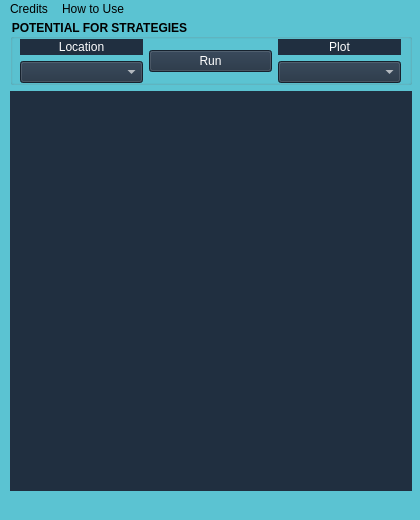
<?xml version="1.0" encoding="UTF-8"?>
<ui version="4.0">
 <class>MainWindow</class>
 <widget class="QMainWindow" name="MainWindow">
  <property name="geometry">
   <rect>
    <x>0</x>
    <y>0</y>
    <width>420</width>
    <height>520</height>
   </rect>
  </property>
  <property name="minimumSize">
   <size>
    <width>420</width>
    <height>520</height>
   </size>
  </property>
  <property name="windowTitle">
   <string>MainWindow</string>
  </property>
  <property name="styleSheet">
   <string notr="true">background-color: #5BC3D2</string>
  </property>
  <widget class="QWidget" name="centralwidget">
   <widget class="QWidget" name="layoutWidget">
    <property name="geometry">
     <rect>
      <x>10</x>
      <y>0</y>
      <width>402</width>
      <height>472</height>
     </rect>
    </property>
    <layout class="QVBoxLayout" name="verticalLayout">
     <item>
      <widget class="QGroupBox" name="groupBox">
       <property name="font">
        <font>
         <weight>75</weight>
         <bold>true</bold>
        </font>
       </property>
       <property name="title">
        <string>POTENTIAL FOR STRATEGIES</string>
       </property>
       <widget class="QWidget" name="layoutWidget">
        <property name="geometry">
         <rect>
          <x>10</x>
          <y>20</y>
          <width>381</width>
          <height>44</height>
         </rect>
        </property>
        <layout class="QHBoxLayout" name="horizontalLayout">
         <item>
          <layout class="QGridLayout" name="gridLayout">
           <item row="0" column="0">
            <widget class="QLabel" name="label">
             <property name="font">
              <font>
               <family>Arial</family>
               <pointsize>-1</pointsize>
              </font>
             </property>
             <property name="layoutDirection">
              <enum>Qt::LeftToRight</enum>
             </property>
             <property name="styleSheet">
              <string notr="true">font-size:12px; font-family:Arial; background-color:rgb(32, 47, 64); color:rgb(255,255,255)</string>
             </property>
             <property name="text">
              <string>Location</string>
             </property>
             <property name="alignment">
              <set>Qt::AlignCenter</set>
             </property>
            </widget>
           </item>
           <item row="1" column="0">
            <widget class="QComboBox" name="comboBox">
             <property name="styleSheet">
              <string notr="true">font-size:12px; font-family:Arial; background-color:rgb(32, 47, 64); color:rgb(255,255,255)</string>
             </property>
            </widget>
           </item>
          </layout>
         </item>
         <item>
          <widget class="QPushButton" name="pushButton">
           <property name="styleSheet">
            <string notr="true">font-size:12px; font-family:Arial; background-color:rgb(32, 47, 64); color:rgb(255,255,255)</string>
           </property>
           <property name="text">
            <string>Run</string>
           </property>
          </widget>
         </item>
         <item>
          <layout class="QGridLayout" name="gridLayout_2">
           <item row="0" column="0">
            <widget class="QLabel" name="label_2">
             <property name="font">
              <font>
               <family>Arial</family>
               <pointsize>-1</pointsize>
              </font>
             </property>
             <property name="styleSheet">
              <string notr="true">font-size:12px; font-family:Arial; background-color:rgb(32, 47, 64); color:rgb(255,255,255)</string>
             </property>
             <property name="text">
              <string>Plot</string>
             </property>
             <property name="alignment">
              <set>Qt::AlignCenter</set>
             </property>
            </widget>
           </item>
           <item row="1" column="0">
            <widget class="QComboBox" name="comboBox_2">
             <property name="styleSheet">
              <string notr="true">font-size:12px; font-family:Arial; background-color:rgb(32, 47, 64); color:rgb(255,255,255)</string>
             </property>
            </widget>
           </item>
          </layout>
         </item>
        </layout>
       </widget>
      </widget>
     </item>
     <item>
      <widget class="MPLWidget" name="MPLwidget" native="true">
       <property name="minimumSize">
        <size>
         <width>400</width>
         <height>400</height>
        </size>
       </property>
       <property name="styleSheet">
        <string notr="true">font-size:12px; font-family:Arial; background-color:rgb(32, 47, 64); color:rgb(255,255,255)</string>
       </property>
      </widget>
     </item>
    </layout>
   </widget>
  </widget>
  <widget class="QMenuBar" name="menubar">
   <property name="geometry">
    <rect>
     <x>0</x>
     <y>0</y>
     <width>420</width>
     <height>21</height>
    </rect>
   </property>
   <widget class="QMenu" name="menuMarshal">
    <property name="title">
     <string>Credits</string>
    </property>
    <addaction name="actionMarshal_Maskarenj_CEPT_2020"/>
   </widget>
   <widget class="QMenu" name="menuHow_to_Use">
    <property name="title">
     <string>How to Use</string>
    </property>
    <addaction name="actionTutorial"/>
   </widget>
   <addaction name="menuMarshal"/>
   <addaction name="menuHow_to_Use"/>
  </widget>
  <widget class="QStatusBar" name="statusbar"/>
  <action name="actionMarshal_Maskarenj_CEPT_2020">
   <property name="text">
    <string>Marshal Maskarenj, CEPT 2020</string>
   </property>
  </action>
  <action name="actionTutorial">
   <property name="text">
    <string>Tutorial</string>
   </property>
  </action>
 </widget>
 <customwidgets>
  <customwidget>
   <class>MPLWidget</class>
   <extends>QWidget</extends>
   <header>mplwidget.h</header>
   <container>1</container>
  </customwidget>
 </customwidgets>
 <resources/>
 <connections/>
</ui>
